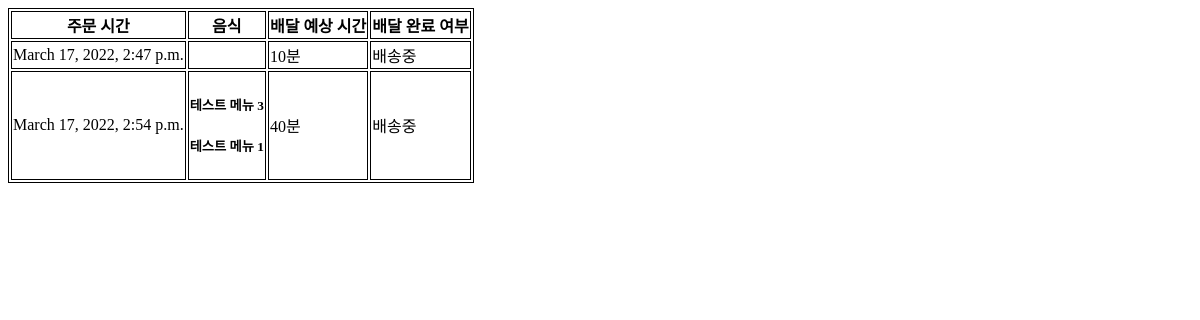
Page /boss/orders/1 on the earlier database version.
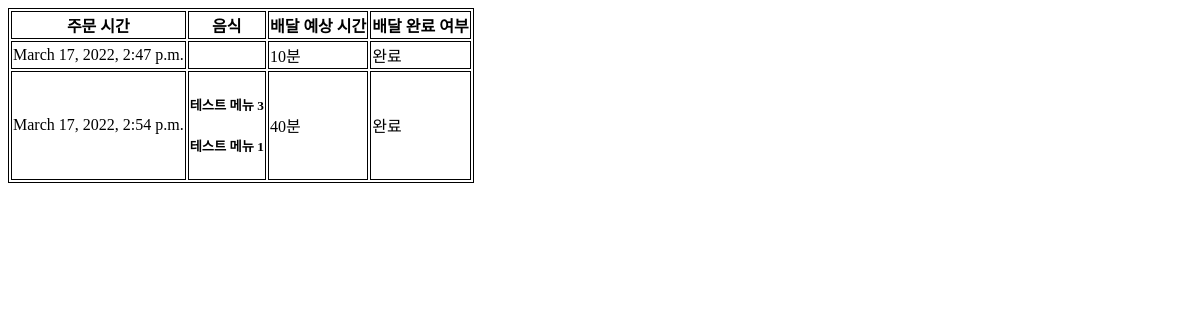
Same page on the later database version.
### order/models.py (models this page shows)
class Order(models.Model):
    shop = models.ForeignKey(Shop, on_delete=models.CASCADE)
    order_date = models.DateTimeField('date ordered')
    address = models.CharField(max_length=40)
    estimated_time = models.IntegerField(default=-1, help_text='예상소요시간')
    deliver_finish = models.BooleanField(default=False)

### boss/views.py (the view)
# urls.py: path('orders/<int:shop>', views.order_list, name='order_list'),
@csrf_exempt
def order_list(request, shop):
    if request.method == 'GET':
        order_list = Order.objects.filter(shop=shop)
        return render(request, 'boss/order_list.html', {'order_list': order_list})

### boss/templates/boss/order_list.html (shortened to what this page needs)
<!DOCTYPE html>
<html lang="en">
<head>
</head>
<body>
    <table style="border: 1px solid black;">
        <tr style="border: 1px solid black;">
            <th style="border: 1px solid black;">주문 시간</th>
            <th style="border: 1px solid black;">음식</th>
            <th style="border: 1px solid black;">배달 예상 시간</th>
            <th style="border: 1px solid black;">배달 완료 여부</th>
        </tr>
        {% for order in order_list %}
        <tr style="border: 1px solid black;">
            <td style="border: 1px solid black;">
                {{ order.order_date }}
            </td>
            <td style="border: 1px solid black;">
                {% for food in order.orderfoodlist_set.all %}
                    <h5>{{ food.food_name }}</h5>
                {% endfor %}
            </td>
            <td style="border: 1px solid black;">
                {% if order.estimated_time == -1 %}
                    <form method="post" action="{% url 'estimated_time_input' %}">
                        <input type="hidden" name="order_id" value="{{ order.id }}">
                        <input type="number" name="estimated_time">
                        <input type="submit" value="예상시간 입력">
                    </form>
                {% else %}
                    {{ order.estimated_time }}분
                {% endif %}
            </td>
            <td style="border: 1px solid black;">
                {% if order.deliver_finish == 0 %}
                    배송중
                {% else %}
                    완료
                {% endif %}
            </td>
        </tr>
        {% endfor %}
    </table>
</body>
</html>

Differences in the rows shown:
changed Order "March 17, 2022, 2:47 p.m.": deliver_finish "배송중" → "완료"
changed Order "March 17, 2022, 2:54 p.m.": deliver_finish "배송중" → "완료"
